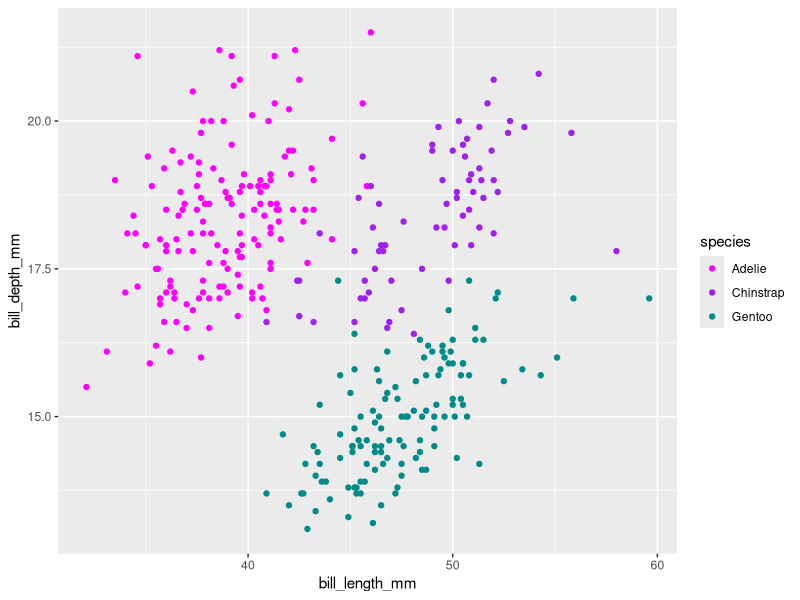
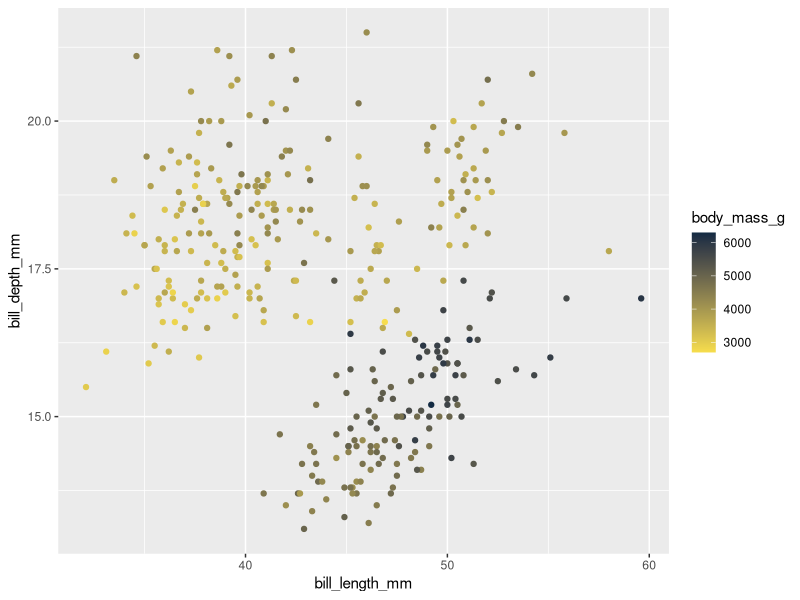
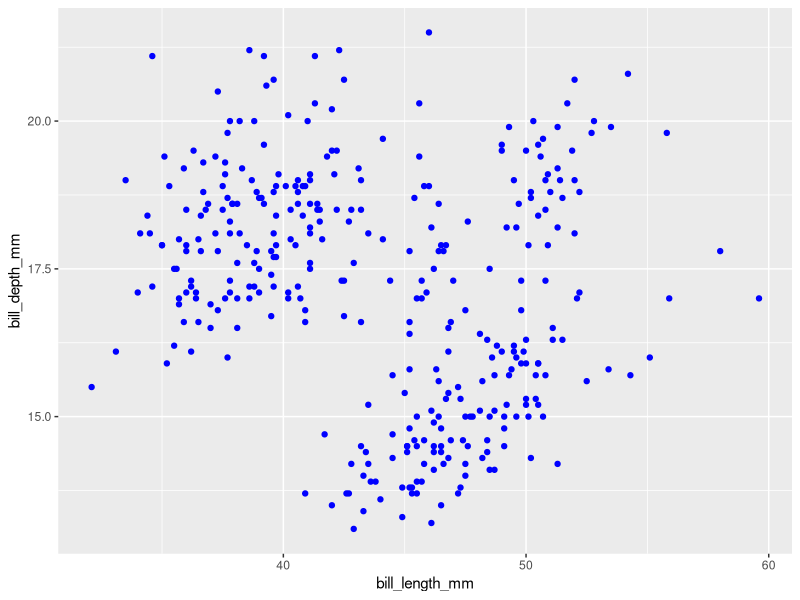
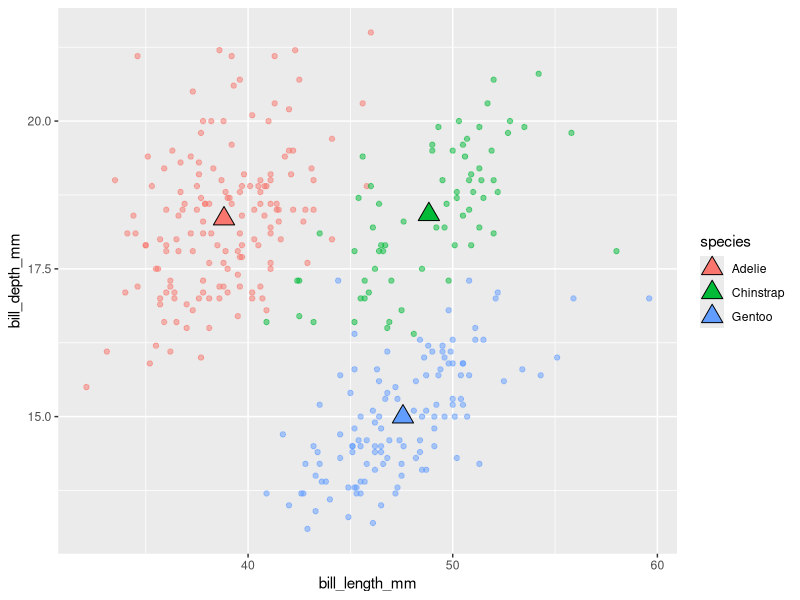
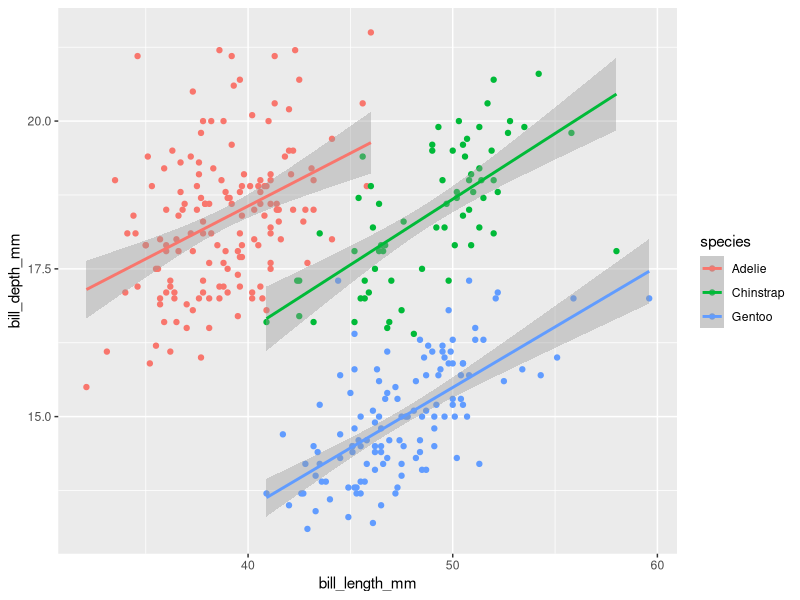
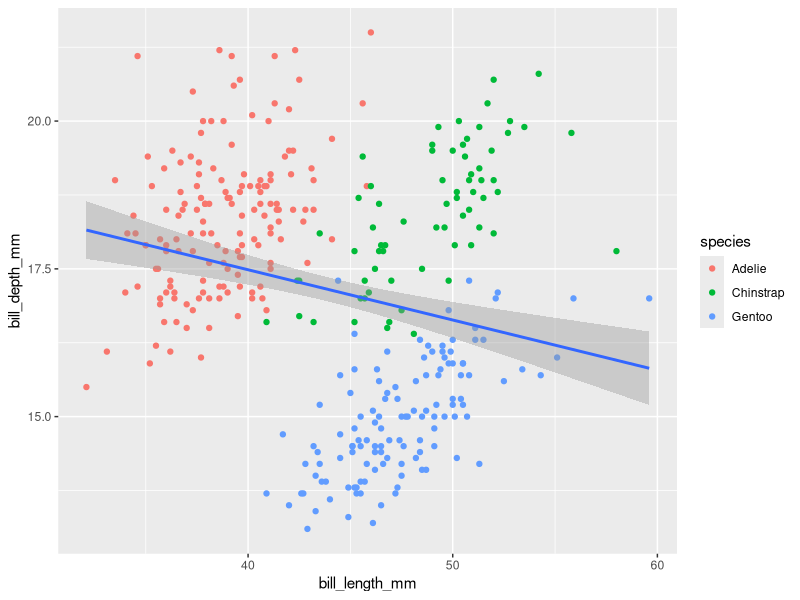
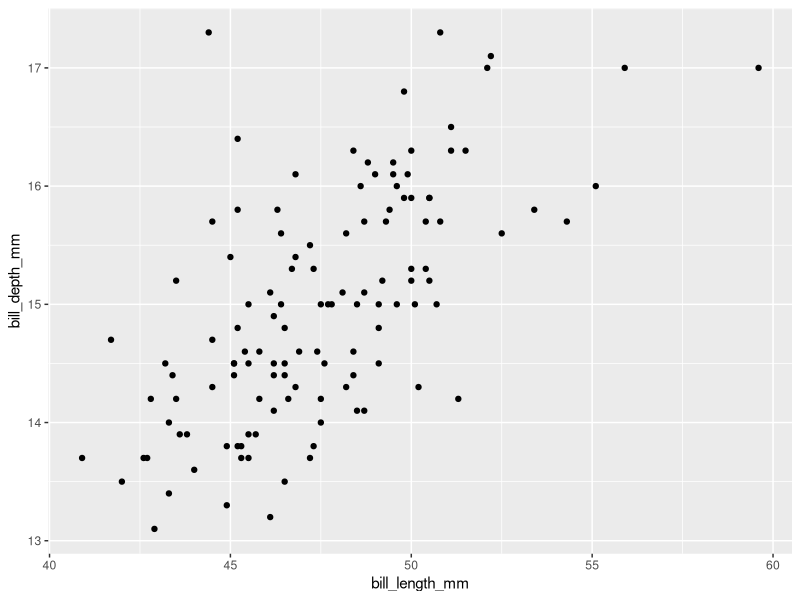
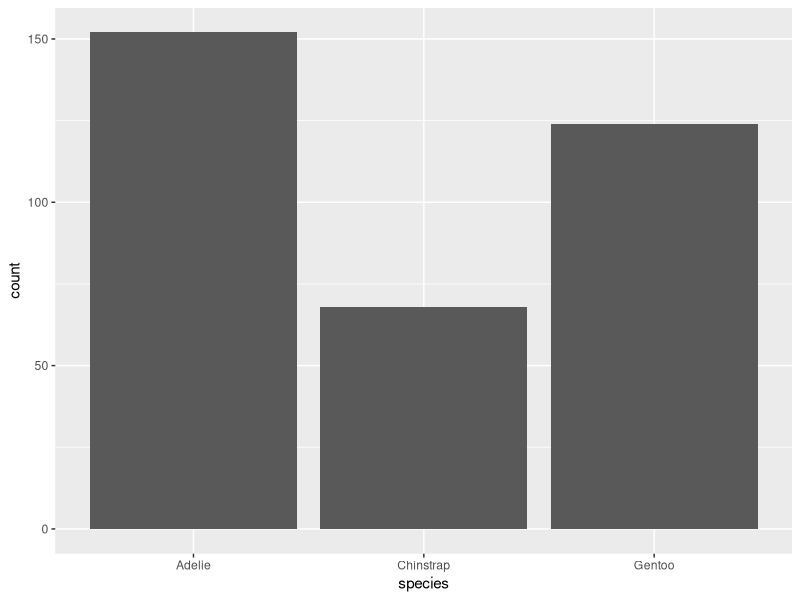

These charts were generated, in order, by the following R code:
## ---- chunk 1
#| eval: true
#| echo: true
#| message: false
#| warning: false
# load packages ----
library(tidyverse)
library(palmerpenguins)
library(patchwork)
## ---- chunk 2
# create some untidy temperature data ----
temp_data_wide <- tribble(
  ~date, ~station1, ~station2,  ~station3,
  "2023-10-01", 30.1, 29.8,  31.2,
  "2023-11-01", 28.6, 29.1,  33.4,
  "2023-12-01", 29.9, 28.5,  32.3
)

# print it out ----
print(temp_data_wide)
## ---- chunk 3
# convert data from wide > long ----
temp_data_long <- temp_data_wide |> 
  pivot_longer(cols = starts_with("station"),
               names_to = "station_id",
               values_to = "temp_c")

# print it out ----
print(temp_data_long)
## ---- chunk 4
#| warning: false
ggplot(data = penguins,
       mapping = aes(x=bill_length_mm, y=bill_depth_mm, color=species)) +
  geom_point() +
  scale_color_manual(values = c("magenta", "purple", "cyan4"))
## ---- chunk 5
#| warning: false
ggplot(penguins, aes(x = bill_length_mm, y = bill_depth_mm, color = body_mass_g)) + 
  geom_point() +
  scale_color_gradient(low = "#F7DD4C", high = "#132B43")
## ---- chunk 6
#| warning: false
ggplot(penguins, aes(x = bill_length_mm, y = bill_depth_mm)) + 
  geom_point(color = "blue")
## ---- chunk 7
#| warning: false
#| message: false
# create a separate penguins_summary df ----
penguins_summary <- penguins |>
  drop_na() |> 
  group_by(species) |> 
  summarize(
    mean_bill_length_mm = mean(bill_length_mm),
    mean_bill_depth_mm = mean(bill_depth_mm)
  )

# create ggplot with layers from different dfs ----
ggplot() +
  geom_point(data = penguins, mapping = aes(x=bill_length_mm,
                                            y=bill_depth_mm,
                                            color=species),
             alpha = 0.5) +
  geom_point(data = penguins_summary, aes(x=mean_bill_length_mm,
                                          y=mean_bill_depth_mm,
                                          fill = species),
             size = 5, shape = 24)
## ---- chunk 8
#| warning: false
#| message: false
# scatterplot with lms fitted to species ---- 
ggplot(penguins, aes(x = bill_length_mm, y = bill_depth_mm, color = species)) +
  geom_point() +
  geom_smooth(method = "lm")
## ---- chunk 9
#| warning: false
#| message: false
# scatterplot with lm fitted to entire data set ---- 
ggplot(penguins, aes(x = bill_length_mm, y = bill_depth_mm)) +
  geom_point(aes(color=species)) +
  geom_smooth(method="lm")
## ---- chunk 10
#| warning: false
# filter for Gentoo penguins, then pipe into ggplot ----
penguins %>% 
  filter(species == "Gentoo") %>% 
  ggplot(aes(x=bill_length_mm, y=bill_depth_mm)) +
  geom_point()
## ---- chunk 11
#| warning: false
ggplot(penguins, aes(x=species))+
  geom_bar()
## ---- chunk 12
#| warning: false

# new summarized df ----
penguin_summary <- penguins |> 
  count(species) 

# generate bar heights based on "identity" of values in `n` column ----
ggplot(penguin_summary, aes(x=species, y=n)) +
  geom_bar(stat="identity")
## ---- chunk 13
#| warning: false
ggplot(penguins, aes(x=species, fill=island))+
  geom_bar(position = "stack")
## ---- chunk 14
#| warning: false
ggplot(penguins, aes(x = species, fill = island)) +
  geom_bar(position = "fill") 
## ---- chunk 15
#| warning: false
ggplot(penguins, aes(x = species, fill = island)) +
  geom_bar(position = "dodge") 
## ---- chunk 16
#| warning: false
ggplot(penguins, aes(x = species, fill = island)) +
  geom_bar(position = position_dodge2(preserve="single")) 
## ---- chunk 17
#| warning: false
ggplot(penguins, aes(x = species)) +
  geom_bar() +
  coord_cartesian()
## ---- chunk 18
#| warning: false
ggplot(penguins, aes(x = species)) +
  geom_bar() +
  coord_flip()
## ---- chunk 19
#| warning: false
ggplot(penguins, aes(x = species)) +
  geom_bar() +
  coord_polar()
## ---- chunk 20
#| warning: false
ggplot(penguins, aes(x = species)) +
  geom_bar() +
  theme_light() +
  theme(
    axis.title = element_text(size=17, color="purple")
  )
## ---- chunk 21
#| warning: false
#| message: false
ggplot(penguins, aes(x=flipper_length_mm, fill=species)) +
  geom_histogram(position = "identity", alpha = 0.5) +
  scale_fill_manual(values = c("magenta", "purple", "cyan4")) +
  labs(x="Flipper length (mm)", y = "Frequency", fill = "Species",
       title = "Penguin Flipper Lengths") +
  facet_wrap(~species, ncol = 1)
## ---- chunk 22
p1 <- ggplot(penguins, aes(x = bill_length_mm, y = bill_depth_mm, color = body_mass_g)) +
  geom_point() +
  scale_color_gradient(low = "#F7DD4C", high = "#132B43") +
  theme(
    legend.position = "top" # note: this is newly added from earlier!
  )
## ---- chunk 23
p2 <- ggplot(penguins, aes(x = species)) +
  geom_bar() +
  theme_light()
## ---- chunk 24
p3 <- ggplot(penguins, aes(x = flipper_length_mm, fill = species)) + 
  geom_histogram(position = "identity", alpha = 0.5) +
  scale_fill_manual(values = c("darkorange", "purple", "cyan4"))
## ---- chunk 25
#| warning: false
#| message: false
#..........................stacked plots.........................
p1/p2/p3
#.......................side-by-side plots.......................
p1+p2
#..........side-by-side & stacked plots + graphic title..........
p1+(p2/p3) +
  plot_annotation(title = "Penguin info")
